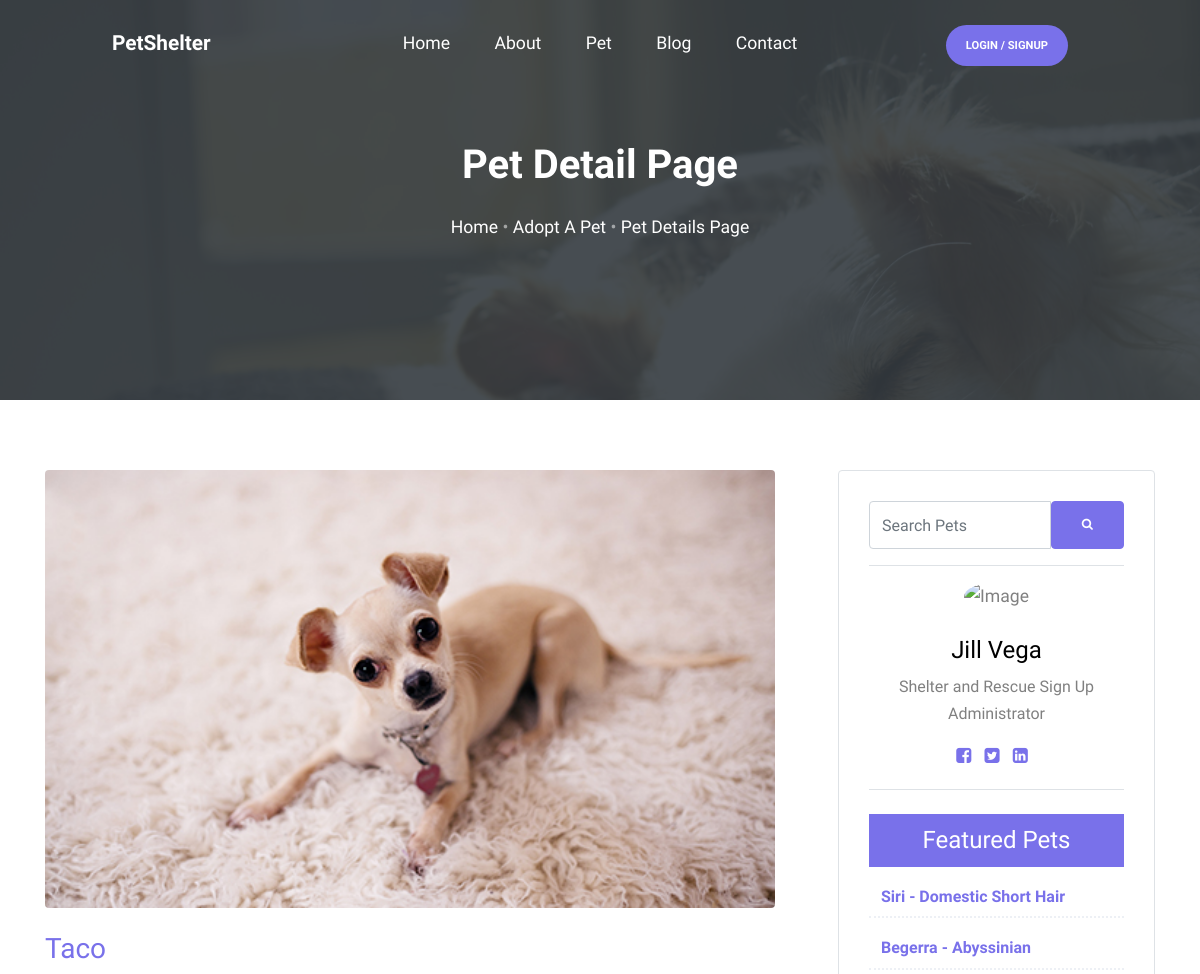
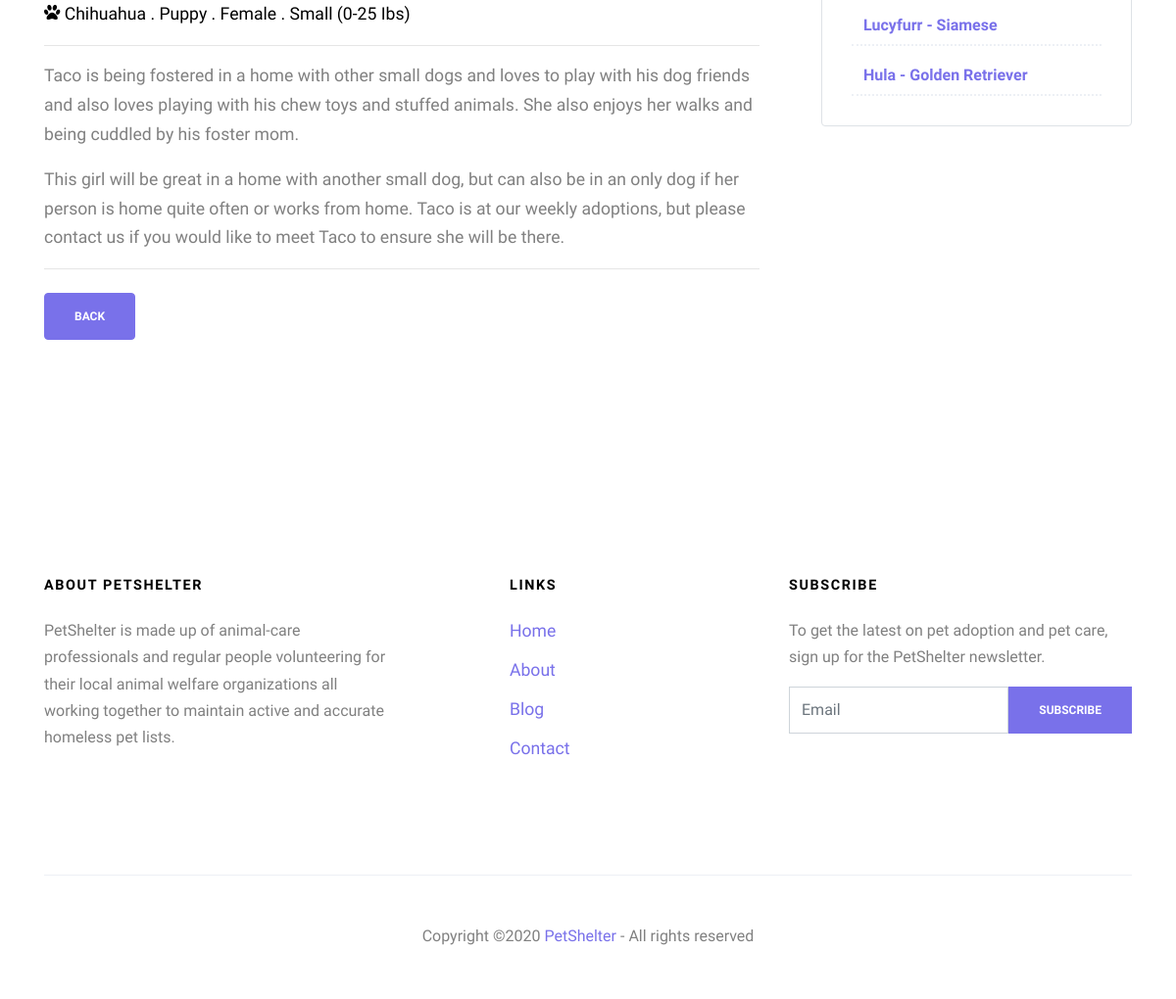
The app's page /pet_single.php?post=1 with its own data (2 pictures, top to bottom).
### tables this page shows
CREATE TABLE `pet` (
  `Pet_ID` int(11) NOT NULL,
  `Image` text NOT NULL,
  `Type` varchar(225) NOT NULL,
  `Name` varchar(225) NOT NULL,
  `Breed` varchar(225) NOT NULL,
  `Age` varchar(225) NOT NULL,
  `Gender` varchar(225) NOT NULL,
  `Size` varchar(225) NOT NULL,
  `Content` text NOT NULL,
  `Status` varchar(225) NOT NULL,
  `Tag` varchar(300) NOT NULL
);

### pet_single.php (the view, shortened to what this page needs)
<?php
	include('includes/connection.php');
?>
<!DOCTYPE html>
<html lang="en">
	<head>
		<link rel="stylesheet" href="fonts/icomoon/style.css">
		<link rel="stylesheet" href="css/bootstrap.min.css">
		<link rel="stylesheet" href="css/jquery-ui.css">
		<link rel="stylesheet" href="css/owl.carousel.min.css">
		<link rel="stylesheet" href="css/owl.theme.default.min.css">
		<link rel="stylesheet" href="css/owl.theme.default.min.css">
		<link rel="stylesheet" href="css/jquery.fancybox.min.css">
		<link rel="stylesheet" href="css/bootstrap-datepicker.css">
		<link rel="stylesheet" href="fonts/flaticon/font/flaticon.css">
		<link rel="stylesheet" href="css/aos.css">
		<link rel="stylesheet" href="css/style.css">
	</head>
	<body style='overflow-x: hidden;'>
		<div class="site-wrap">
		<?php include('includes/header.php');?>
		<div class="intro-section single-cover">
			<div class="slide-1 " style="background-image: url('images/bg_1.jpg');" data-stellar-background-ratio="0.5">
				<div class="container">
					<div class="row align-items-center">
						<div class="col-12">
							<div class="row justify-content-center align-items-center text-center">
								<div class="col-lg-6">
									<h1 data-aos="fade-up" data-aos-delay="0">Pet Detail Page</h1>
									<p data-aos="fade-up" data-aos-delay="100"><a href="index.php" class="text-white">Home </a>&bullet; <a href="pet.php" class="text-white">Adopt A Pet </a>&bullet; <span class="text-white">Pet Details Page</span></p>
								</div>
							</div>
						</div>
					</div>
				</div>
			</div>
		</div>
		<div class="site-section">
			<div class="container">
				<div class="row">
					<div class="col-lg-8">
						<?php
							$post = $_GET['post'];
							$query = "SELECT * FROM pet WHERE Pet_ID=$post";
							$run_query = mysqli_query($conn, $query) or die(mysqli_error($conn)) ;
							if (mysqli_num_rows($run_query) > 0) {
								while ($row = mysqli_fetch_assoc($run_query)) {
									$post_image = $row['Image'];
									$post_name = $row['Name'];
									$post_breed = $row['Breed'];
									$post_age = $row['Age'];
									$post_gender = $row['Gender'];
									$post_size = $row['Size'];
									$post_content = $row['Content'];
						?>
						<div class="mb-5">
							<div class="mb-4">
								<img id="myImg" class="img-fluid rounded" src="petpics/<?php echo $post_image; ?>" width="100%" height="100%" alt="Image">
							</div>
							<h3><a href="#"><?php echo $post_name; ?></a></h3>
							<strong class="text-black mr-2"><span class="icon-paw"></span> <?php echo $post_breed; ?> . <?php echo $post_age; ?> . <?php echo $post_gender; ?> . <?php echo $post_size; ?></strong>
							<hr>
							<p><?php echo $post_content; ?><p>
							<hr>
							<p class="mt-4"><button class="btn btn-primary" onclick="goBack()">Back</button></p>
						</div>
						<?php }}?>
					</div>
					<?php include('includes/sidebar2.php');?>
				</div>
			</div>
		</div>
		<?php include('includes/footer.php');?>
		</div>
	</body>
</html>

### includes/sidebar2.php (shortened to what this page needs)
<div class="col-lg-4 pl-lg-5">
	<div class="mb-5 text-center border rounded course-instructor">
		<form class="form-group border-bottom pb-3" method="post" action="searchPet.php">
			<div class="input-group">
				<input type="text" name="search" class="form-control" placeholder="Search Pets" required>
				<button type="submit" name="submit" class="btn btn-primary">
					<span class="icon icon-search"></span>
				</button>
			</div>
		</form>
		<div class="mb-4 text-center border-bottom pb-3">
			<img src="images/person_7.jpg" alt="Image" class="img-fluid w-50 rounded-circle mx-auto mb-4">
			<h4 class="text-black">Jill Vega</h4>
			<p>Shelter and Rescue Sign Up Administrator</p>
			<a href="https://www.facebook.com/"><span class="icon-facebook-square">&nbsp;</span></a>
			<a href="https://twitter.com/"><span class="icon-twitter-square">&nbsp;</span></a>
			<a href="https://www.linkedin.com/"><span class="icon-linkedin-square">&nbsp;</span></a>
		</div>
		<div class="text-left">
			<h4 class="title">Featured Pets</h4>
				<?php
					$query = "SELECT * FROM pet WHERE Status='available' ORDER BY RAND() LIMIT 4";
					$run_query = mysqli_query($conn, $query) or die(mysqli_error($conn));
					if (mysqli_num_rows($run_query) > 0) {
						while ($row = mysqli_fetch_assoc($run_query)) {
							$post_id = $row['Pet_ID'];
							$post_name = $row['Name'];
							$post_breed = $row['Breed'];
							$post_status = $row['Status'];
							if ($post_status !== 'available') {
								echo "<h6><a href='#'>No Pets Yet</a></h6>";
							}
							else {
						?>
			<div class="popular-post-list border-dotted">
				<div class="details">
					<h6><a href="pet_single.php?post=<?php echo $post_id; ?>"><?php echo $post_name; ?> - <?php echo $post_breed; ?></a></h6>
				</div>
			</div>
			<?php }}} ?>
		</div>
	</div>
</div>

### css/style.css (style rules this page uses)
body { line-height: 1.7; color: gray; font-weight: 300; font-size: 1.1rem; }
a { -webkit-transition: .3s all ease; -o-transition: .3s all ease; transition: .3s all ease; }
h1, h2, h3, h4, h5, .h1, .h2, .h3, .h4, .h5 { font-family: "Muli", -apple-system, BlinkMacSystemFont,"Segoe UI", Roboto, "Helvetica Neue", Arial, sans-serif, "Apple Color Emoji", "Segoe UI Emoji", "Segoe UI Symbol", "Noto Color Emoji"; }
.text-black { color: #000 !important; }
.site-wrap:before { display: none; -webkit-transition: .3s all ease-in-out; -o-transition: .3s all ease-in-out; transition: .3s all ease-in-out; background: rgba(0, 0, 0, 0.6); content: ""; position: absolute; z-index: 2000; top: 0; left: 0; right: 0; bottom: 0; opacity: 0; visibility: hidden; }
.btn { text-transform: uppercase; font-size: 12px; font-weight: 900; padding: 14px 30px; }
.form-control { height: 48px; font-family: "Muli", -apple-system, BlinkMacSystemFont, "Segoe UI", Roboto, "Helvetica Neue", Arial, sans-serif, "Apple Color Emoji", "Segoe UI Emoji", "Segoe UI Symbol", "Noto Color Emoji"; }
.site-section { padding: 2.5em 0; }
@media (min-width: 768px) { .site-section { padding: 5em 0; } }
.intro-section { position: relative; }
.intro-section, .intro-section .container > .row { height: 100vh; min-height: 700px; }
.intro-section.single-cover, .intro-section.single-cover .container > .row { height: 50vh; min-height: 400px; }
.intro-section h1 { font-size: 2.5rem; font-weight: 700; color: #fff; margin-bottom: 1.5rem; }
.intro-section p { color: rgba(255, 255, 255, 0.5); font-size: 1.1rem; }
.slide-1 { background-size: cover; background-position: center; }
.slide-1:before { content: ""; position: absolute; height: 100%; width: 100%; background: #343a40; opacity: .9; border-bottom-right-radius: 0px; }
.site-section { padding: 4em 0; position: relative; }
.course-instructor { padding: 30px; }
.course-instructor p { font-size: 1rem; }

### includes/style.php (style rules this page uses)
html { scroll-behavior: smooth; }
.title { background: #7971ea; color: #fff; text-align: center; padding: 12px 0px; }
.popular-post-list { margin-top: 20px; }
.details { margin-left: 12px; }
.details h6 { font-weight: 600; margin-bottom: 10px; }
.border-dotted { border-bottom: 2px dotted #edf0f5 !important; }
#myImg { border-radius: 5px; cursor: pointer; transition: 0.3s; }

### records on screen
pet: Image (picture), Name "Taco", Breed "Chihuahua", Age "Puppy", Gender "Female", Size "Small (0-25 Ibs)", Content "Taco is being fostered in a home with other small dogs and loves to play with his dog friends and also loves playing with his chew toys and stuffed animals. She also enjoys her walks and being cuddled by his foster mom. This girl will be great in a home with another small dog, but can also be in an only dog if her person is home quite often or works from home. Taco is at our weekly adoptions, but please contact us if you would like to meet Taco to ensure she will be there."
pet: Name "Siri", Breed "Domestic Short Hair"
pet: Name "Begerra", Breed "Abyssinian"
pet: Name "Lucyfurr", Breed "Siamese"
pet: Name "Hula", Breed "Golden Retriever"
